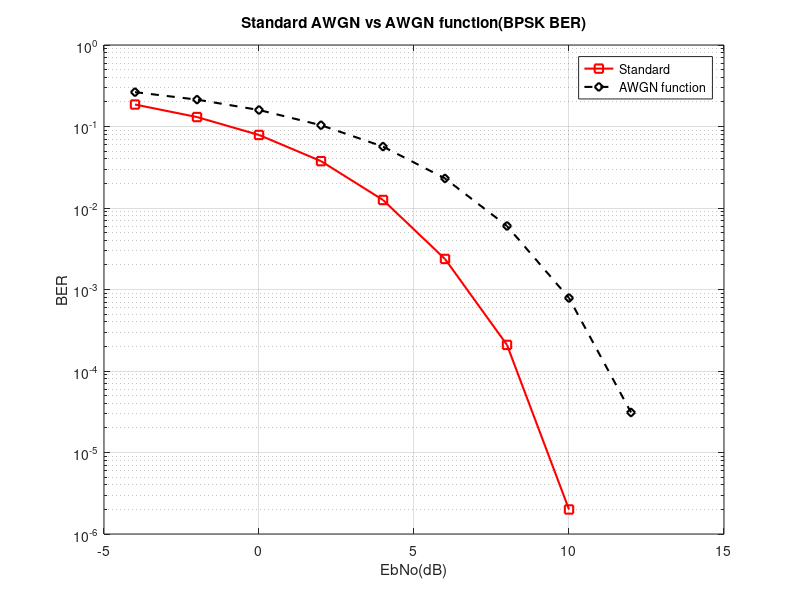

Here is the MATLAB script that generated this plot:
clc, clear;
N=1e6;
SNR=-4:2:14;
snr=db2pow(SNR);
BER=zeros([1 length(SNR)]);
ber=zeros([1 length(SNR)]);

for u=1:length(snr)
    a = randi([0 1],1,N);
    x = 2*a-1;
    %AWGN standard
    w=(1/sqrt(2*snr(u)))*randn(1,N);
    y1 = x+w;
    %AWGN function
    y2=awgn(x,SNR(u),'measured');
    
    x1_hat = ones(1,N);         
    x1_hat(y1 < 0) = 0;
    
    x2_hat = ones(1,N);         
    x2_hat(y2 < 0) = 0;
    
    BER(u) = biterr(a,x1_hat)/N;
    ber(u) = biterr(a,x2_hat)/N;
end
figure (1)
colorstring = 'rk';%ymcrgbwk
semilogy(SNR, BER,'s-','Color', colorstring(1), 'linewidth', 1.5);
hold on; grid on;
semilogy(SNR, ber,'d--','Color', colorstring(2), 'linewidth', 1.5); 
legend('Standard','AWGN function');
title('Standard AWGN vs AWGN function(BPSK BER)');
xlabel('EbNo(dB)')   
ylabel('BER')
grid on